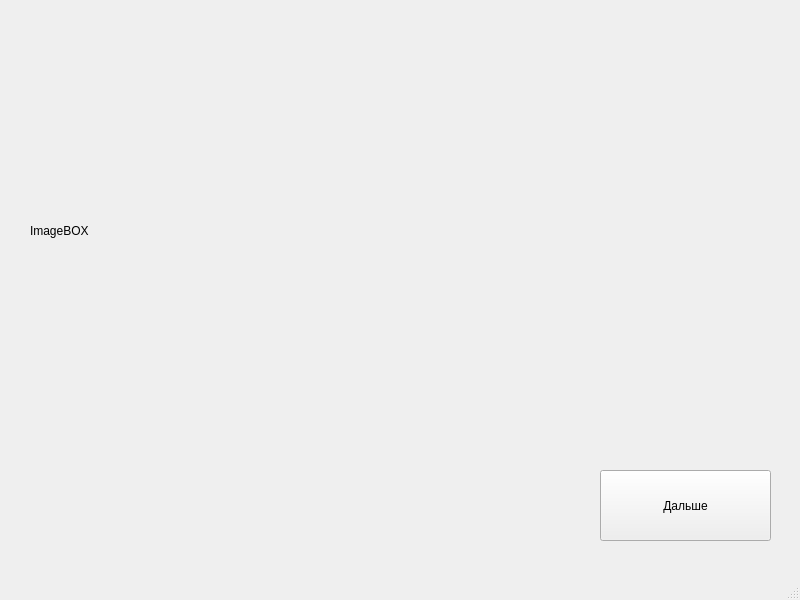
<?xml version="1.0" encoding="UTF-8"?>
<ui version="4.0">
 <class>MainWindow</class>
 <widget class="QMainWindow" name="MainWindow">
  <property name="geometry">
   <rect>
    <x>0</x>
    <y>0</y>
    <width>800</width>
    <height>600</height>
   </rect>
  </property>
  <property name="windowTitle">
   <string>MainWindow</string>
  </property>
  <widget class="QWidget" name="centralwidget">
   <widget class="QPushButton" name="pushButton">
    <property name="geometry">
     <rect>
      <x>600</x>
      <y>470</y>
      <width>171</width>
      <height>71</height>
     </rect>
    </property>
    <property name="text">
     <string>Дальше</string>
    </property>
   </widget>
   <widget class="QLabel" name="label">
    <property name="geometry">
     <rect>
      <x>30</x>
      <y>20</y>
      <width>741</width>
      <height>421</height>
     </rect>
    </property>
    <property name="text">
     <string>ImageBOX</string>
    </property>
   </widget>
  </widget>
  <widget class="QMenuBar" name="menubar">
   <property name="geometry">
    <rect>
     <x>0</x>
     <y>0</y>
     <width>800</width>
     <height>21</height>
    </rect>
   </property>
  </widget>
  <widget class="QStatusBar" name="statusbar"/>
 </widget>
 <resources/>
 <connections/>
</ui>
